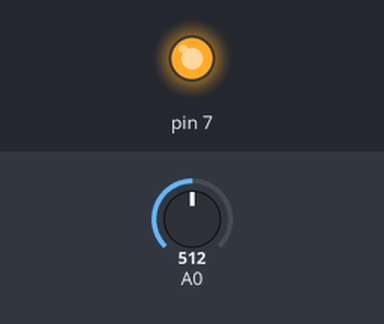
Simulated run of this sketch. Board: Arduino Uno, built with avr-gcc and run on an emulated ATmega328P. On the bench: output pins drawn as LEDs (lit = HIGH). Inputs (shaded band) come from the test bench; at power-on: A0 = 512.

Above: at 1.2 s.
1.3 s: A0 set to 311
2.8 s: A0 set to 287
At 4.0 s:
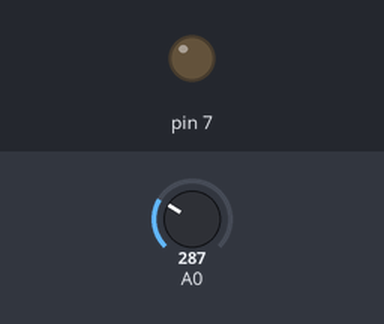
4.3 s: A0 set to 433
5.8 s: A0 set to 460
At 6.2 s:
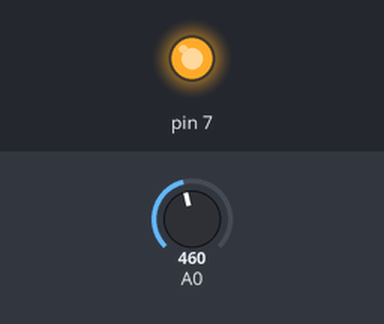
7.3 s: A0 set to 290
At 7.6 s:
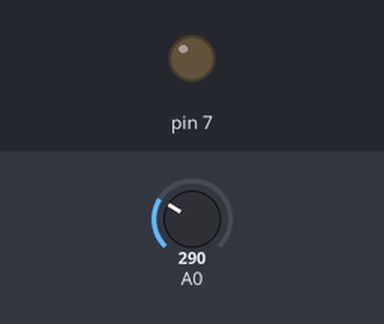
Timing chart, 0 to 9.8 s (numbered marks = the images above; inputs shaded):
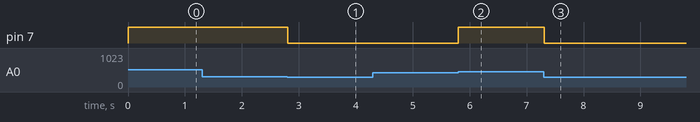

The sketch:

LDR.ino
```cpp
void setup() {
  pinMode(7,OUTPUT);
}

void loop() {
  if(analogRead(A0)>450)
  digitalWrite(7, HIGH);   // turn the LED on (HIGH is the voltage level)
  else if(analogRead(A0)<300)                   // wait for a second
  digitalWrite(7, LOW);    // turn the LED off by making the voltage LOW
  delay(10);
}
```

Measured:
- the behaviour switches between 300 and 299 on A0 (found by bisection; images 0 and 1)
- the behaviour switches between 450 and 451 on A0 (found by bisection; images 1 and 2)
- after the input at 1.3 s, every drawn part: stays the same
- after the input at 2.8 s, pin 7: HIGH → LOW at once
- after the input at 4.3 s, every drawn part: stays the same
- after the input at 5.8 s, pin 7: LOW → HIGH at once
- after the input at 7.3 s, pin 7: HIGH → LOW at once
